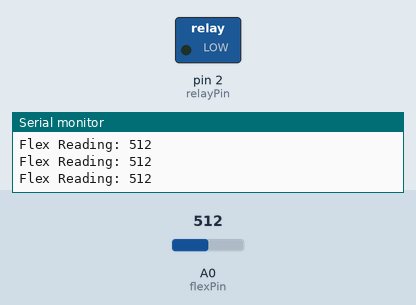
Recording of a sketch running on a simulated Arduino Uno, built with avr-gcc and run on an emulated ATmega328P. Parts: switched loads named in the sketch (green lamp = pin HIGH), the last lines printed to the serial monitor. The test bench sets the inputs (shaded band); at power-on: A0 (flexPin) = 512.

Above: at 2.2 s.
2.3 s: A0 (flexPin) set to 533
At 3.0 s:
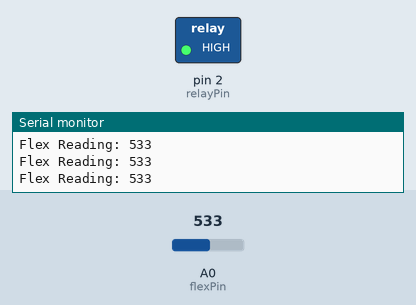
Timing chart, 0 to 5.3 s (numbered marks = the images above; inputs shaded):
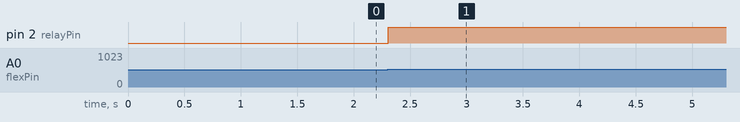

The sketch:

flex_sensor_relay.ino
```cpp
const int flexPin = A0;       // Flex sensor connected to A0
const int relayPin = 2;       // Relay module IN pin
int baseValue = 0;            // Resting flex value
int tolerance = 10;           // Allow minor fluctuations
unsigned long relayOffTime = 0;
bool relayLocked = false;

void setup() {
  pinMode(relayPin, OUTPUT);
  Serial.begin(9600);

  delay(1000);  // Let sensor settle
  baseValue = analogRead(flexPin);
  Serial.print("Base Flex Value: ");
  Serial.println(baseValue);

  digitalWrite(relayPin, LOW);  // Relay ON (motor ON)
}

void loop() {
  int flexValue = analogRead(flexPin);
  Serial.print("Flex Reading: ");
  Serial.println(flexValue);

  unsigned long currentTime = millis();

  if (!relayLocked && abs(flexValue - baseValue) > tolerance) {
    // Detected change → Turn OFF relay and lock for 10 seconds
    digitalWrite(relayPin, HIGH);     // Relay OFF (motor OFF)
    relayOffTime = currentTime;
    relayLocked = true;
    Serial.println("⚠️ Flex change detected! Motor OFF for 10 sec.");
  }

  if (relayLocked && (currentTime - relayOffTime >= 10000)) {
    // 10 seconds passed → Turn relay back ON
    digitalWrite(relayPin, LOW);      // Relay ON (motor ON)
    relayLocked = false;
    Serial.println("✅ 10 seconds over. Motor ON.");
  }

  delay(100);
}
```

Measured:
- the behaviour switches between 522 and 523 on A0 (flexPin) (found by bisection; images 0 and 1)
- after the input at 2.3 s, pin 2 (relayPin): LOW → HIGH at once
